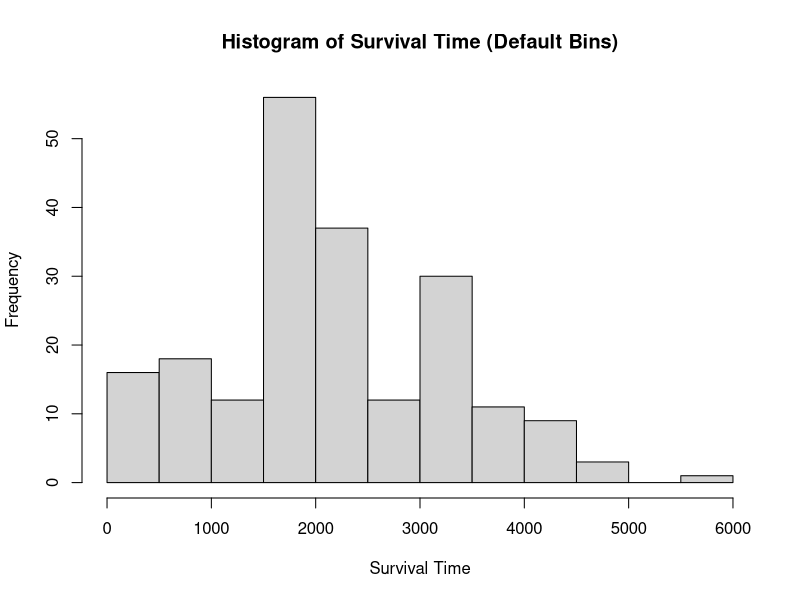
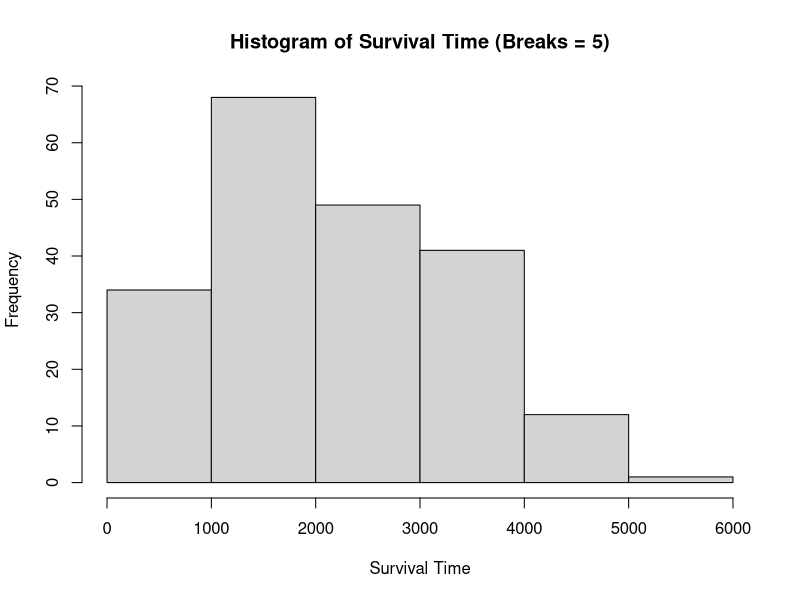
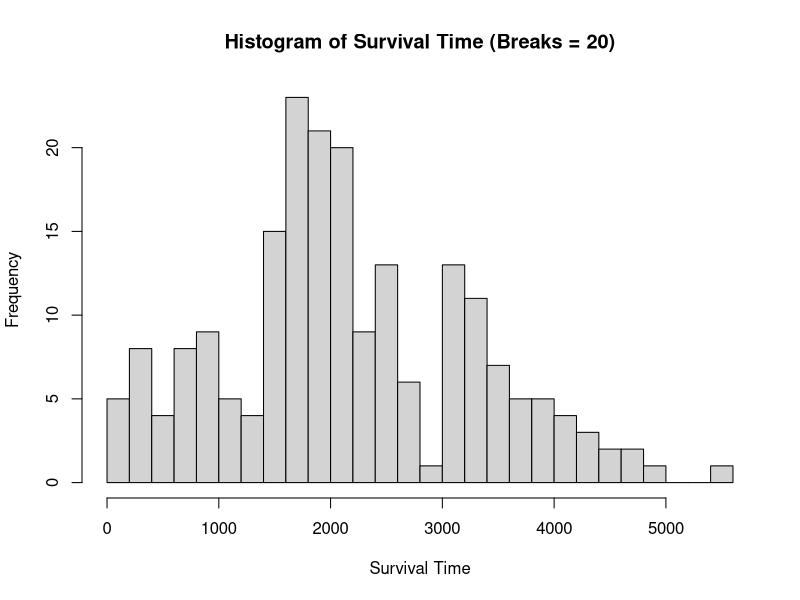
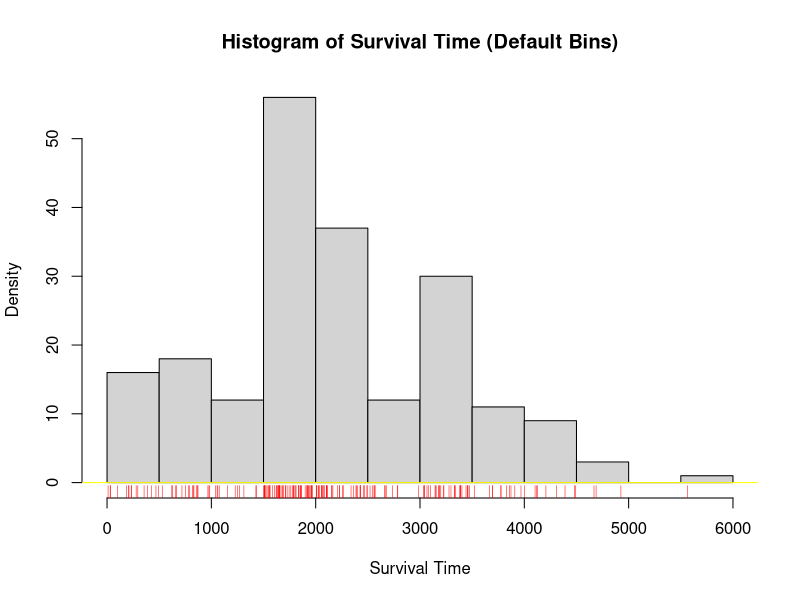
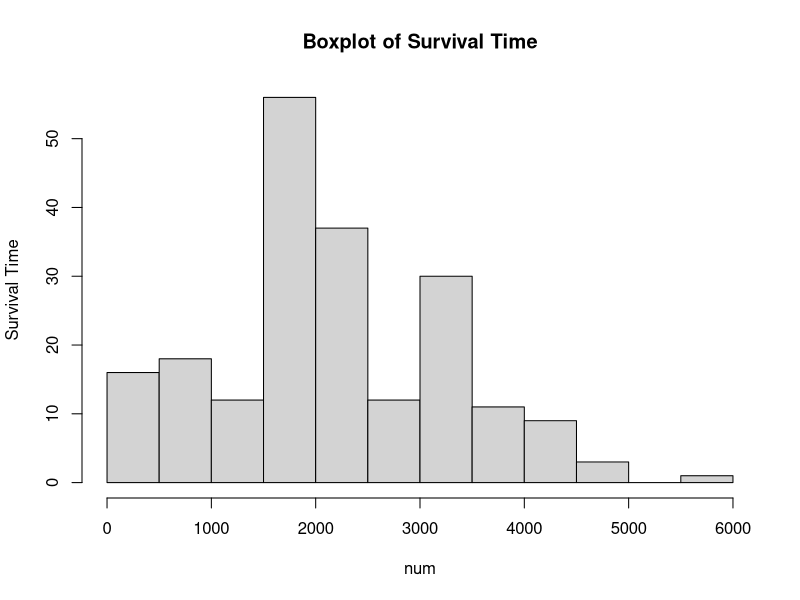
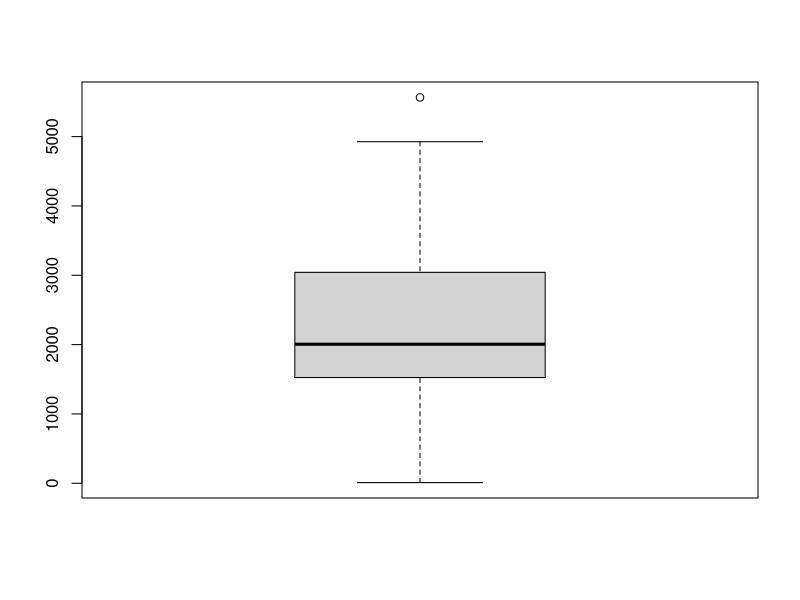
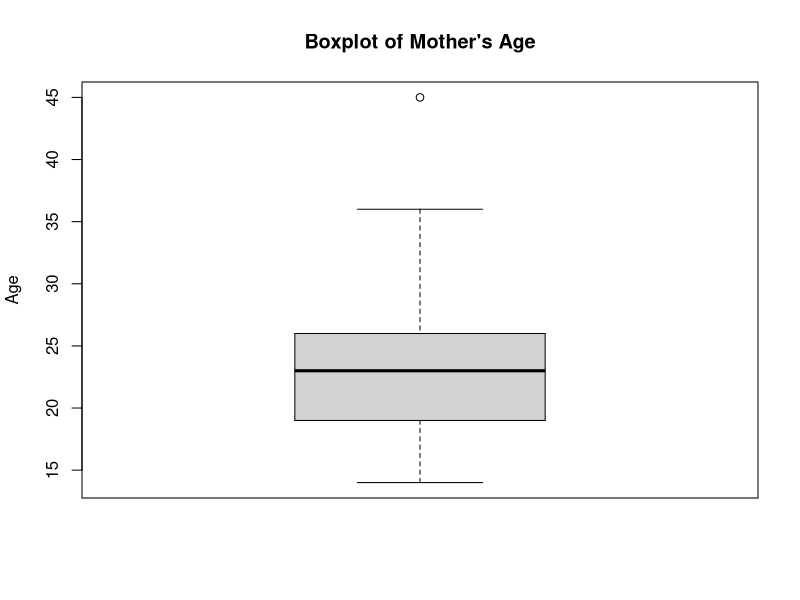

The R source for these figures, in order:
## ---- chunk 1
knitr::opts_chunk$set(echo = TRUE)
## ---- chunk 2
library(MASS)
library(e1071)

data(package = "MASS")

## ---- chunk 3
data(cats)

bwt <- cats$Bwt

str(cats)
head(cats)
dim(cats)

mean <- mean(bwt)
mean

trim_mean <- mean(bwt, trim = 0.1)
trim_mean

median <- median(bwt)
median

## ---- chunk 4
#frequency_table
frequency_table <- table(bwt)
frequency_table
## ---- chunk 5
#mode
max_val <- max(frequency_table)
bwt_mode <- as.numeric(names(frequency_table[frequency_table == max_val]))
bwt_mode
## ---- chunk 6
freq <- table(cats$Sex)
freq

prop <- prop.table(freq)
prop

female <- prop["F"]
female
## ---- chunk 7
data(Melanoma)

head(Melanoma)
## ---- chunk 8
hist(Melanoma$time, main="Histogram of Survival Time (Default Bins)", xlab="Survival Time", ylab="Frequency")

hist(Melanoma$time, breaks=5, main="Histogram of Survival Time (Breaks = 5)", xlab="Survival Time", ylab="Frequency")

hist(Melanoma$time, breaks=20, main="Histogram of Survival Time (Breaks = 20)", xlab="Survival Time", ylab="Frequency")

## ---- chunk 9
hist(Melanoma$time, main="Histogram of Survival Time (Default Bins)", xlab="Survival Time", ylab="Density")

lines(density(Melanoma$time), col = "yellow")

rug(Melanoma$time, col = "red")
## ---- chunk 10
num <- Melanoma$time

hist(num, main="Boxplot of Survival Time", ylab="Survival Time")

five <- fivenum(num)
five

outliers <- boxplot(num)
outliers

skewness <- skewness(num)
skewness
## ---- chunk 11
data(birthwt)
## ---- chunk 12
std <- sd(birthwt$age)
std

boxplot(birthwt$age,main = "Boxplot of Mother's Age",ylab = "Age")

outliers <- boxplot(birthwt$age, plot = FALSE)$out
outliers

std_outliers <- sd(birthwt$age[birthwt$age < 45])
std_outliers

IQR_age <- IQR(birthwt$age)
IQR_age
